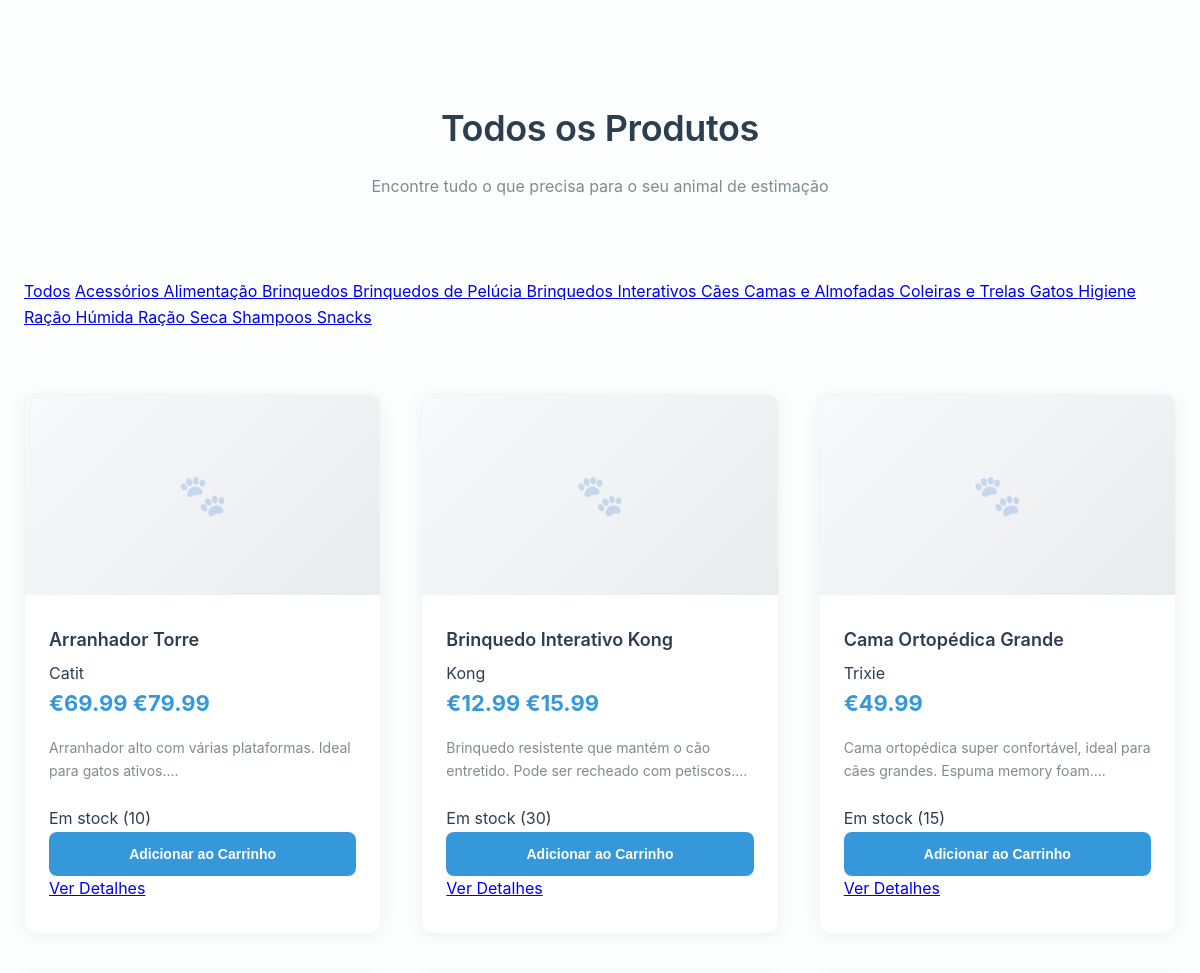
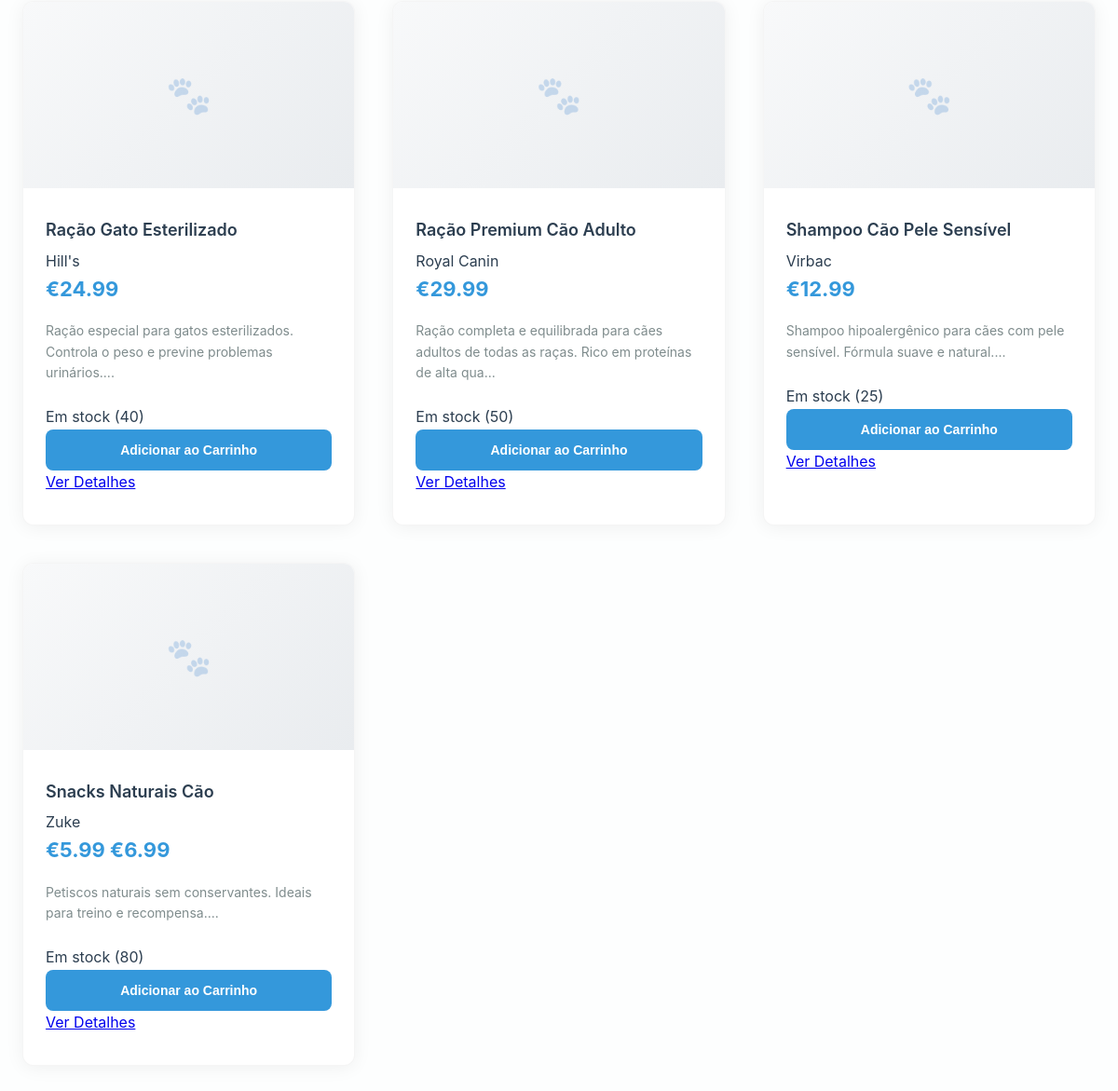
/produtos.php, run on the app's committed database (2 pictures, top to bottom).
### tables this page shows
CREATE TABLE categories (
    id INT AUTO_INCREMENT PRIMARY KEY,
    name VARCHAR(100) NOT NULL,
    description TEXT,
    image_url VARCHAR(255),
    parent_id INT DEFAULT NULL,
    is_active BOOLEAN DEFAULT TRUE,
    created_at TIMESTAMP DEFAULT CURRENT_TIMESTAMP,
    FOREIGN KEY (parent_id) REFERENCES categories(id) ON DELETE SET NULL
);

CREATE TABLE products (
    id INT AUTO_INCREMENT PRIMARY KEY,
    name VARCHAR(200) NOT NULL,
    description TEXT,
    short_description VARCHAR(500),
    price DECIMAL(10,2) NOT NULL,
    sale_price DECIMAL(10,2) DEFAULT NULL,
    sku VARCHAR(100) UNIQUE,
    image_url VARCHAR(255),
    category_id INT NOT NULL,
    brand VARCHAR(100),
    stock_quantity INT DEFAULT 0,
    is_active BOOLEAN DEFAULT TRUE,
    is_featured BOOLEAN DEFAULT FALSE,
    created_at TIMESTAMP DEFAULT CURRENT_TIMESTAMP,
    FOREIGN KEY (category_id) REFERENCES categories(id)
);

### classes/Category.php (called while the page is built, shortened)
<?php
class Category {
    private $conn;
    private $table_name = "categories";
    public function __construct($db) {
        $this->conn = $db;
    }
    function readAll() {
        $query = "SELECT * FROM " . $this->table_name . "
                  WHERE is_active = 1
                  ORDER BY name";
        $stmt = $this->conn->prepare($query);
        $stmt->execute();
        return $stmt;
    }
}
?>

### classes/Product.php (called while the page is built, shortened)
<?php
class Product {
    private $conn;
    private $table_name = "products";
    public function __construct($db) {
        $this->conn = $db;
    }
    function readAll() {
        $query = "SELECT p.*, c.name as category_name
                  FROM " . $this->table_name . " p
                  LEFT JOIN categories c ON p.category_id = c.id
                  WHERE p.is_active = 1 AND p.stock_quantity > 0
                  ORDER BY p.name";
        $stmt = $this->conn->prepare($query);
        $stmt->execute();
        return $stmt;
    }
}
?>

### produtos.php (the view, shortened to what this page needs)
<?php
require_once 'classes/Product.php';
require_once 'classes/Category.php';
$database = new Database();
$db = $database->getConnection();
$product = new Product($db);
$category = new Category($db);
$products = $product->readAll();
$categories = $category->readAll();
?>
<!DOCTYPE html>
<html lang="pt">
<head>
    <link rel="stylesheet" href="/scr/style.css">
</head>
<body>
    <section class="section">
        <div class="container">
            <div class="section-header">
                <h1 class="section-title">Todos os Produtos</h1>
                <p class="section-subtitle">Encontre tudo o que precisa para o seu animal de estimação</p>
            </div>
            <div class="category-filter">
                <a href="produtos.php" class="filter-btn <?php echo !isset($_GET['categoria']) ? 'active' : ''; ?>">Todos</a>
                <?php
                $categories->execute();
                while ($cat_row = $categories->fetch(PDO::FETCH_ASSOC)):
                ?>
                    <a href="produtos.php?categoria=<?php echo $cat_row['id']; ?>"
                       class="filter-btn <?php echo (isset($_GET['categoria']) && $_GET['categoria'] == $cat_row['id']) ? 'active' : ''; ?>">
                        <?php echo htmlspecialchars($cat_row['name']); ?>
                    </a>
                <?php endwhile; ?>
            </div>
            <div class="product-grid">
                <?php while ($row = $products->fetch(PDO::FETCH_ASSOC)): ?>
                    <div class="product-card">
                        <div class="product-image">
                        </div>
                        <div class="product-content">
                            <h3 class="product-title"><?php echo htmlspecialchars($row['name']); ?></h3>
                            <div class="product-brand"><?php echo htmlspecialchars($row['brand']); ?></div>
                            <div class="product-price">
                                <?php if($row['sale_price']): ?>
                                    <span class="sale-price">€<?php echo number_format($row['sale_price'], 2); ?></span>
                                    <span class="original-price">€<?php echo number_format($row['price'], 2); ?></span>
                                <?php else: ?>
                                    €<?php echo number_format($row['price'], 2); ?>
                                <?php endif; ?>
                            </div>
                            <p class="product-description"><?php echo htmlspecialchars(substr($row['description'], 0, 100)) . '...'; ?></p>
                            <div class="product-stock">
                                <?php if($row['stock_quantity'] > 0): ?>
                                    <span class="in-stock">Em stock (<?php echo $row['stock_quantity']; ?>)</span>
                                <?php else: ?>
                                    <span class="out-of-stock">Sem stock</span>
                                <?php endif; ?>
                            </div>
                            <div class="product-actions">
                                <?php if($row['stock_quantity'] > 0): ?>
                                    <button class="product-button add-to-cart" data-product-id="<?php echo $row['id']; ?>">
                                        Adicionar ao Carrinho
                                    </button>
                                <?php else: ?>
                                    <button class="product-button" disabled>Sem Stock</button>
                                <?php endif; ?>
                                <a href="produto.php?id=<?php echo $row['id']; ?>" class="product-link">Ver Detalhes</a>
                            </div>
                        </div>
                    </div>
                <?php endwhile; ?>
            </div>
        </div>
    </section>
</body>
</html>

### scr/style.css (style rules this page uses)
* { margin: 0; padding: 0; box-sizing: border-box; }
body { font-family: -apple-system, BlinkMacSystemFont, "Inter", "Segoe UI", sans-serif; line-height: 1.6; color: #2c3e50; background: #fdfefe; font-size: 16px; overflow-x: hidden; }
.container { max-width: 1200px; margin: 0 auto; padding: 0 24px; }
.section { padding: 100px 0; }
.section-header { text-align: center; margin-bottom: 80px; }
.section-title { font-size: 2.25rem; font-weight: 600; color: #2c3e50; margin-bottom: 16px; letter-spacing: -0.01em; }
.section-subtitle { font-size: 1rem; color: #7f8c8d; max-width: 520px; margin: 0 auto; line-height: 1.6; }
.product-grid { display: grid; grid-template-columns: repeat(auto-fit, minmax(280px, 1fr)); gap: 40px; margin-top: 64px; }
.product-card { background: white; border-radius: 12px; overflow: hidden; box-shadow: 0 2px 20px rgba(0, 0, 0, 0.06); transition: all 0.3s ease; cursor: pointer; border: 1px solid rgba(0, 0, 0, 0.04); }
.product-image { height: 200px; background: linear-gradient(135deg, #f8f9fa 0%, #e9ecef 100%); position: relative; overflow: hidden; }
.product-image::before { content: "🐾"; position: absolute; top: 50%; left: 50%; transform: translate(-50%, -50%); font-size: 2.5rem; opacity: 0.2; }
.product-content { padding: 32px 24px; }
.product-title { font-size: 1.125rem; font-weight: 600; color: #2c3e50; margin-bottom: 8px; line-height: 1.4; }
.product-price { font-size: 1.375rem; font-weight: 700; color: #3498db; margin-bottom: 16px; }
.product-description { color: #7f8c8d; font-size: 14px; line-height: 1.6; margin-bottom: 24px; }
.product-button { width: 100%; padding: 14px; background: #3498db; color: white; border: none; border-radius: 8px; font-weight: 600; cursor: pointer; transition: all 0.2s ease; font-size: 14px; }

### data on the page
categories: name "Acessórios"
categories: name "Alimentação"
categories: name "Brinquedos"
categories: name "Brinquedos de Pelúcia"
categories: name "Brinquedos Interativos"
categories: name "Cães"
categories: name "Camas e Almofadas"
categories: name "Coleiras e Trelas"
categories: name "Gatos"
categories: name "Higiene"
categories: name "Ração Húmida"
categories: name "Ração Seca"
categories: name "Shampoos"
categories: name "Snacks"
products: name "Arranhador Torre", brand "Catit", sale_price "69.99", price "79.99", description "Arranhador alto com várias plataformas. Ideal para gatos ativos.", stock_quantity "10"
products: name "Brinquedo Interativo Kong", brand "Kong", sale_price "12.99", price "15.99", description "Brinquedo resistente que mantém o cão entretido. Pode ser recheado com petiscos.", stock_quantity "30"
products: name "Cama Ortopédica Grande", brand "Trixie", price "49.99", description "Cama ortopédica super confortável, ideal para cães grandes. Espuma memory foam.", stock_quantity "15"
products: name "Ração Gato Esterilizado", brand "Hill's", price "24.99", description "Ração especial para gatos esterilizados. Controla o peso e previne problemas urinários.", stock_quantity "40"
products: name "Ração Premium Cão Adulto", brand "Royal Canin", price "29.99", description "Ração completa e equilibrada para cães adultos de todas as raças. Rico em proteínas de alta qua", stock_quantity "50"
products: name "Shampoo Cão Pele Sensível", brand "Virbac", price "12.99", description "Shampoo hipoalergênico para cães com pele sensível. Fórmula suave e natural.", stock_quantity "25"
products: name "Snacks Naturais Cão", brand "Zuke", sale_price "5.99", price "6.99", description "Petiscos naturais sem conservantes. Ideais para treino e recompensa.", stock_quantity "80"
